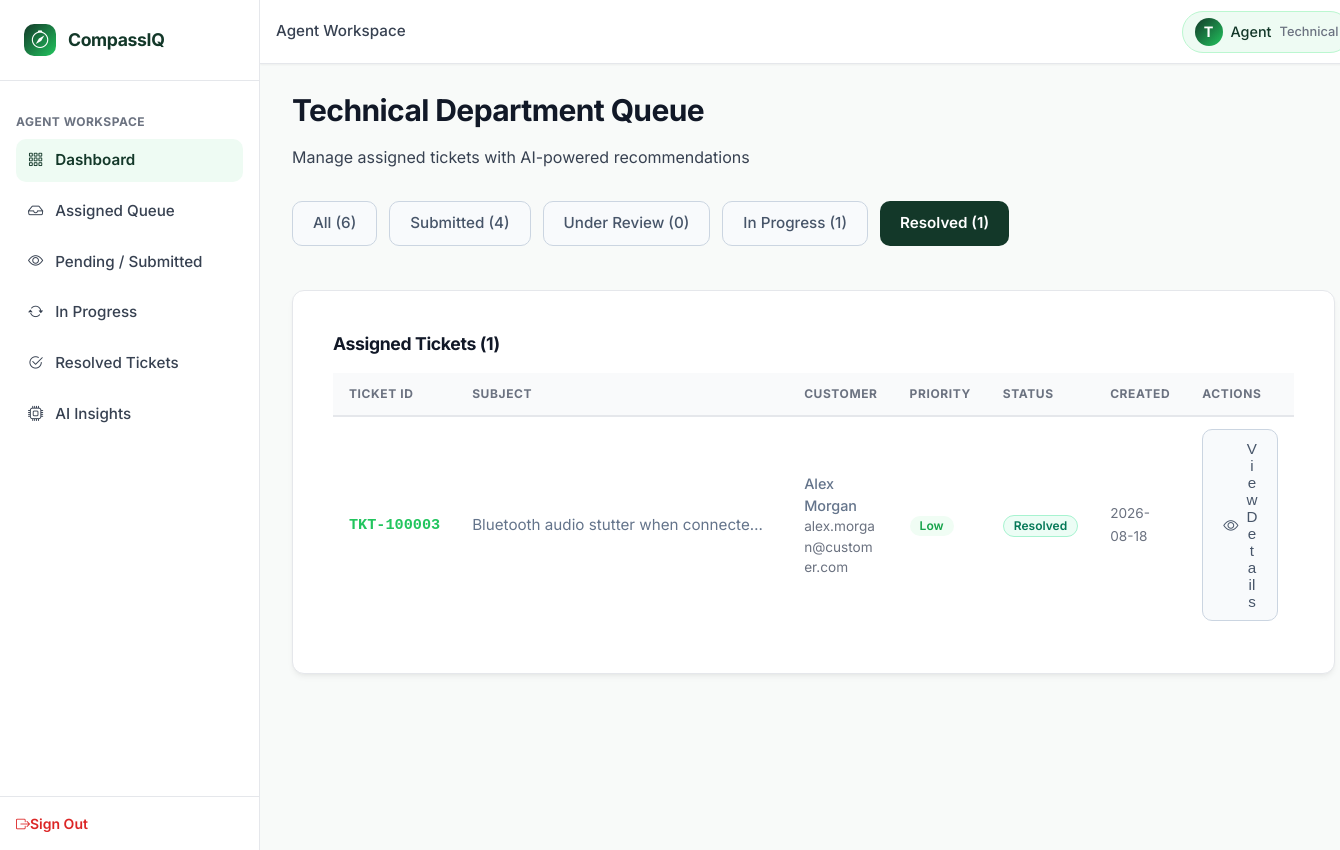
/agent/dashboard?status=Resolved (signed in), run on an earlier commit of the app's database.
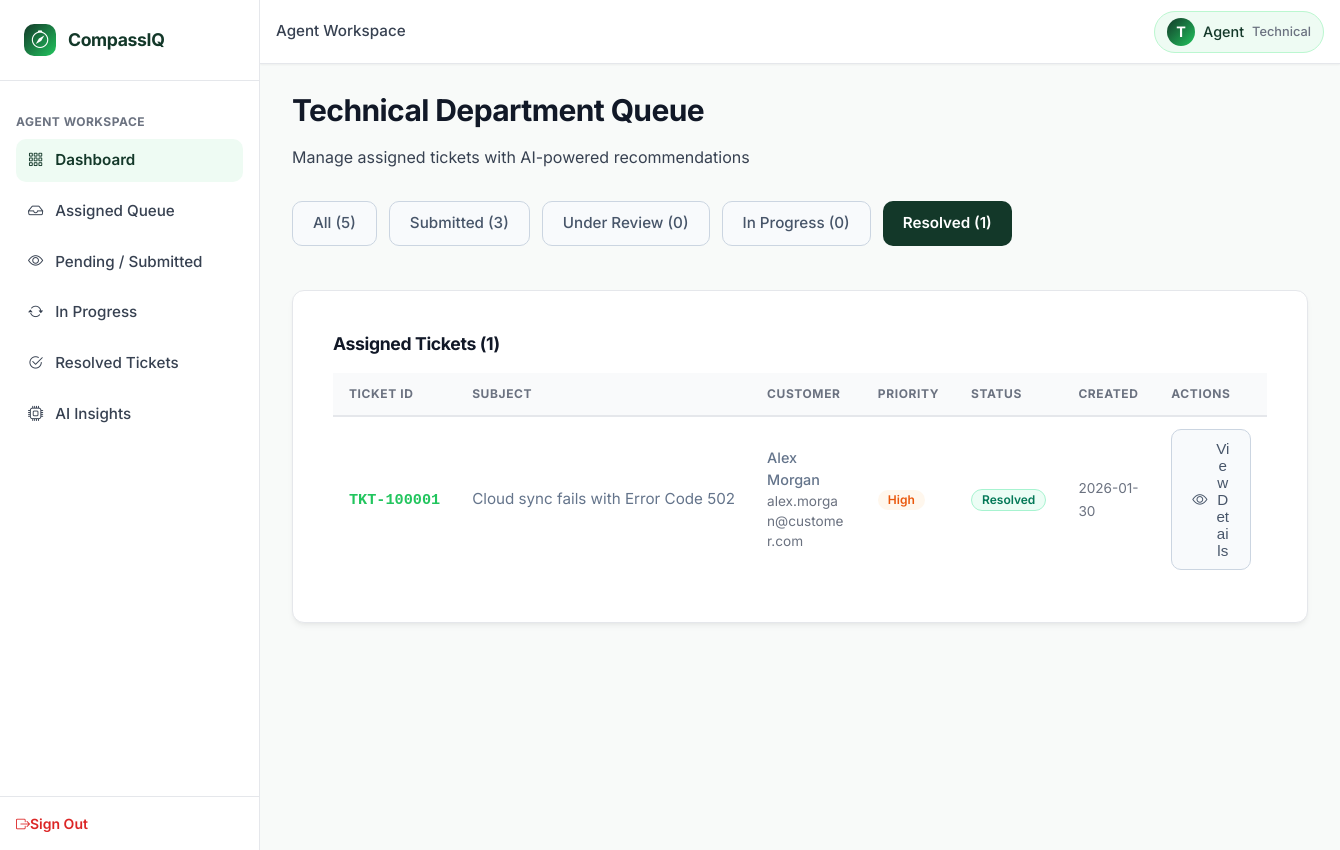
And on a later commit of the database.
### tables this page shows
CREATE TABLE tickets (
    ticket_id TEXT PRIMARY KEY,
    customer_id INTEGER NOT NULL,
    subject TEXT NOT NULL,
    description TEXT NOT NULL,
    predicted_category TEXT NOT NULL CHECK(predicted_category IN ('Technical', 'Billing', 'Account', 'General Inquiry', 'Fraud')),
    predicted_priority TEXT NOT NULL CHECK(predicted_priority IN ('Low', 'Medium', 'High', 'Critical')),
    assigned_department TEXT NOT NULL CHECK(assigned_department IN ('Technical', 'Billing', 'Account', 'General Inquiry', 'Admin_Fraud')),
    status TEXT DEFAULT 'Submitted' CHECK(status IN ('Submitted', 'Under Review', 'In Progress', 'Resolved', 'Closed')),
    assigned_agent_id INTEGER,
    resolution_notes TEXT,
    satisfaction_score INTEGER CHECK(satisfaction_score BETWEEN 1 AND 5),
    customer_feedback TEXT,
    created_at DATETIME DEFAULT CURRENT_TIMESTAMP,
    resolved_at DATETIME,
    CONSTRAINT fk_ticket_customer FOREIGN KEY (customer_id) REFERENCES users (user_id) ON DELETE CASCADE,
    CONSTRAINT fk_ticket_agent FOREIGN KEY (assigned_agent_id) REFERENCES users (user_id) ON DELETE SET NULL
);

CREATE TABLE users (
    user_id INTEGER PRIMARY KEY AUTOINCREMENT,
    full_name TEXT NOT NULL,
    email TEXT UNIQUE NOT NULL,
    password_hash TEXT NOT NULL,
    role TEXT NOT NULL DEFAULT 'customer' CHECK(role IN ('customer', 'agent', 'admin')),
    department TEXT DEFAULT 'None' CHECK(department IN ('Technical', 'Billing', 'Account', 'General Inquiry', 'None')),
    bill_no_product_id TEXT,
    account_status TEXT DEFAULT 'PENDING' CHECK(account_status IN ('PENDING', 'APPROVED', 'REJECTED', 'BANNED')),
    created_at DATETIME DEFAULT CURRENT_TIMESTAMP
);

### app.py (the view)
@app.route('/agent/dashboard')
@agent_required
def agent_dashboard():
    agent_dept = g.user['department']
    status_filter = request.args.get('status', 'all')
    sql = """
        SELECT t.*, u.full_name as customer_name, u.email as customer_email,
               a.full_name as agent_name
        FROM tickets t
        JOIN users u ON t.customer_id = u.user_id
        LEFT JOIN users a ON t.assigned_agent_id = a.user_id
        WHERE t.assigned_department = ?
    """
    params = [agent_dept]
    if status_filter != 'all':
        sql += " AND t.status = ?"
        params.append(status_filter)
    sql += " ORDER BY CASE t.predicted_priority WHEN 'Critical' THEN 1 WHEN 'High' THEN 2 WHEN 'Medium' THEN 3 WHEN 'Low' THEN 4 ELSE 5 END, t.created_at DESC"
    tickets = query_db(sql, tuple(params))
    counts = query_db(
        """SELECT
            COUNT(*) as total,
            SUM(status = 'Submitted') as count_submitted,
            SUM(status = 'Under Review') as count_under_review,
            SUM(status = 'In Progress') as count_in_progress,
            SUM(status = 'Resolved') as count_resolved
           FROM tickets
           WHERE assigned_department = ?""",
        (agent_dept,),
        one=True
    )
    return render_template(
        'department_dashboard.html',
        tickets=tickets,
        counts=counts or {},
        current_status=status_filter,
        department=agent_dept
    )

### app.py (called while the page is built)
def get_current_user():
    if 'user_id' not in session:
        return None
    try:
        user = query_db(
            "SELECT user_id, full_name, email, role, department, bill_no_product_id, account_status FROM users WHERE user_id = ?",
            (session['user_id'],),
            one=True
        )
        return user
    except Exception as e:
        print(f"[Auth Helper Error] {e}")
        return None

@app.before_request
def load_logged_in_user():
    g.user = get_current_user()

def login_required(f):
    @wraps(f)
    def decorated_function(*args, **kwargs):
        if g.user is None:
            flash("Please sign in to access this page.", "warning")
            return redirect(url_for('login'))
        if g.user['account_status'] != 'APPROVED':
            session.clear()
            flash("Your account is not authorized to access this resource.", "danger")
            return redirect(url_for('login'))
        return f(*args, **kwargs)
    return decorated_function

### templates/department_dashboard.html (shortened to what the changed rows need)
{% extends 'base.html' %}
{% block content %}
<div class="page-header">
    <h1 class="page-title">{{ department }} Department Queue</h1>
</div>
<div class="queue-status-tabs" style="display: flex; gap: var(--spacing-md); margin-bottom: var(--spacing-2xl); overflow-x: auto; padding-bottom: var(--spacing-md);">
    <a href="{{ url_for('agent_dashboard', status='all') }}" class="btn {% if current_status == 'all' %}btn-primary{% else %}btn-secondary{% endif %}">
        All ({{ counts.total or 0 }})
    </a>
    <a href="{{ url_for('agent_dashboard', status='Submitted') }}" class="btn {% if current_status == 'Submitted' %}btn-primary{% else %}btn-secondary{% endif %}">
        Submitted ({{ counts.count_submitted or 0 }})
    </a>
    <a href="{{ url_for('agent_dashboard', status='Under Review') }}" class="btn {% if current_status == 'Under Review' %}btn-primary{% else %}btn-secondary{% endif %}">
        Under Review ({{ counts.count_under_review or 0 }})
    </a>
    <a href="{{ url_for('agent_dashboard', status='In Progress') }}" class="btn {% if current_status == 'In Progress' %}btn-primary{% else %}btn-secondary{% endif %}">
        In Progress ({{ counts.count_in_progress or 0 }})
    </a>
    <a href="{{ url_for('agent_dashboard', status='Resolved') }}" class="btn {% if current_status == 'Resolved' %}btn-primary{% else %}btn-secondary{% endif %}">
        Resolved ({{ counts.count_resolved or 0 }})
    </a>
</div>
<div id="department-ticket-table" class="card">
    <div style="padding: var(--spacing-lg);">
        {% if tickets|length == 0 %}
            <div style="padding: var(--spacing-3xl) var(--spacing-lg); text-align: center; color: var(--text-muted);">
                <i class="bi bi-inbox" style="font-size: 2rem; display: block; margin-bottom: var(--spacing-lg);"></i>
                <p>No tickets in this queue</p>
            </div>
        {% else %}
            <div class="table-responsive">
                <table class="enterprise-table">
                    <thead>
                        <tr>
                            <th>Ticket ID</th>
                            <th>Subject</th>
                            <th>Customer</th>
                            <th>Priority</th>
                            <th>Status</th>
                            <th>Created</th>
                            <th>Actions</th>
                        </tr>
                    </thead>
                    <tbody>
                        {% for ticket in tickets %}
                            <tr>
                                <td>
                                    <span class="no-wrap" style="font-family: 'Courier New', monospace; font-weight: var(--font-weight-bold); color: var(--accent-green);">{{ ticket.ticket_id }}</span>
                                </td>
                                <td>
                                    <div style="max-width: 300px; overflow: hidden; text-overflow: ellipsis; white-space: nowrap;">
                                        {{ ticket.subject }}
                                    </div>
                                </td>
                                <td>
                                    <div style="font-size: 0.9rem;">
                                        <div style="font-weight: 500;">{{ ticket.customer_name }}</div>
                                        <div style="color: var(--text-muted); font-size: 0.85rem;">{{ ticket.customer_email }}</div>
                                    </div>
                                </td>
                                <td>
                                    <span class="badge badge-priority-{{ ticket.predicted_priority }}">{{ ticket.predicted_priority }}</span>
                                </td>
                                <td>
                                    <span class="badge badge-status-{{ ticket.status|replace(' ', '') }}">{{ ticket.status }}</span>
                                </td>
                                <td>
                                    <span class="text-muted" style="font-size: 0.85rem;">{{ ticket.created_at[:10] if ticket.created_at else '' }}</span>
                                </td>
                                <td>
                                    <button type="button" class="btn btn-secondary btn-sm" onclick="openTicketModal('{{ ticket.ticket_id }}')">
                                        <i class="bi bi-eye"></i> View Details
                                    </button>
                                </td>
                            </tr>
                        {% endfor %}
                    </tbody>
                </table>
            </div>
        {% endif %}
    </div>
</div>
{% endblock %}

What changed in the data, as far as the page shows it:
no longer on this page (row edited): tickets: ticket_id "TKT-100003", subject "Bluetooth audio stutter when connecte…", customer_name "Alex Morgan", customer_email "alex.morgan@customer.com", predicted_priority "Low", status "Resolved", created_at "2026-08-18"
now on this page (row edited): tickets: ticket_id "TKT-100001", subject "Cloud sync fails with Error Code 502", customer_name "Alex Morgan", customer_email "alex.morgan@customer.com", predicted_priority "High", status "Resolved", created_at "2026-01-30"
Also different on the page:
{{ counts.total or 0 }}: "6" → "5"
{{ counts.count_submitted or 0 }}: "4" → "3"
{{ counts.count_in_progress or 0 }}: "1" → "0"
